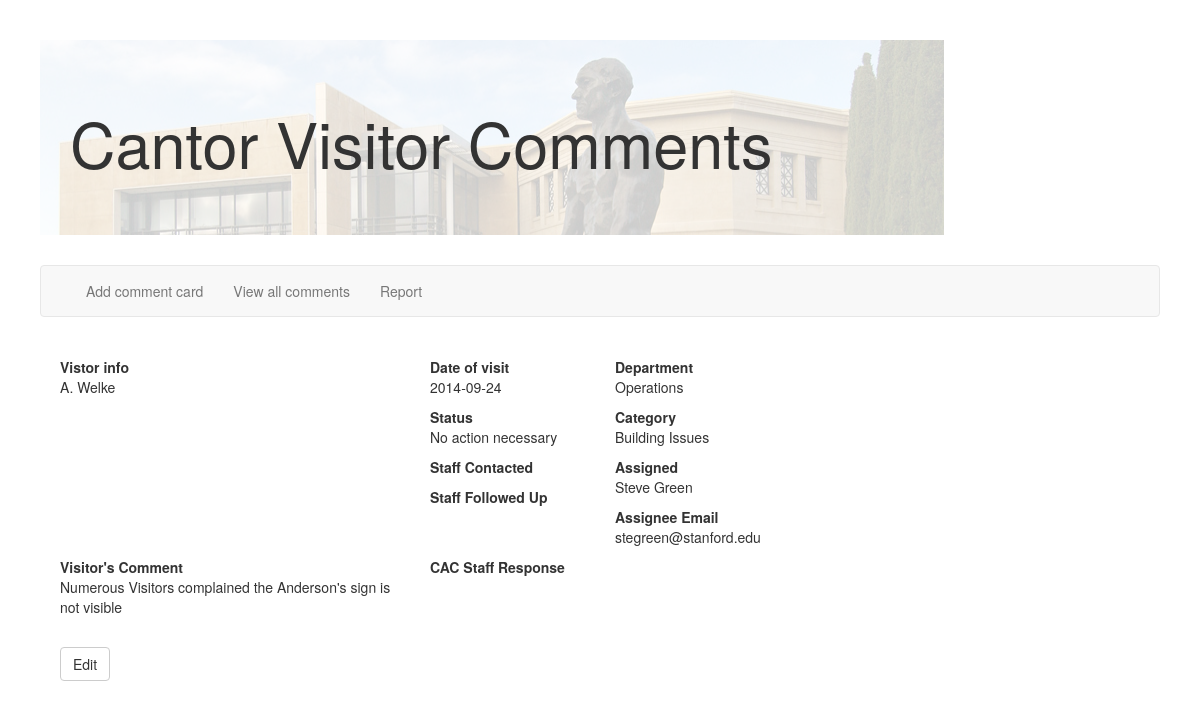
Screenshot of /comment.php?commentID=315 with the database file from the repository.
### tables this page shows
CREATE TABLE Comments(CommentID integer PRIMARY KEY, Date datetime, CommentText varchar, 
Name varchar, Telephone varchar, Email varchar, Status varchar, Department varchar, 
Category varchar, Assignee varchar, AssigneeEmail varchar, ContactDate datetime, FollowUpDate datetime, StaffResponse varchar);

### comment.php (the view, shortened to what this page needs)
<html>
<head>
  <link href="bootstrap/css/bootstrap.min.css" rel="stylesheet">
</head>
<?php
	include ('./cantorsqlitedb.php');
?>
<div class="content">
<?php
  if($_GET["commentID"]) {
    $commentID = $_GET["commentID"];
    try {
      $db->beginTransaction();
      $query = "Select * from Comments where CommentID=" . $commentID;
      $result = $db->query($query);
      $row = $result->fetch();
      $date = $row["Date"];
      $name = $row["Name"];
      $status = $row["Status"];
      $comment = $row["CommentText"];
      $assignee = $row["Assignee"];
      $assignee_email = $row["AssigneeEmail"];
      $department = $row["Department"];
      $category = $row["Category"];
      echo "<div class=\"row\">";
      echo "<div class=\"col-md-4\">";
      echo "<strong>Vistor info</strong>";
      echo "<p>" . $name . "</p>";
      echo "</div>";
      echo "<div class=\"col-md-2\">";
      echo "<strong>Date of visit</strong>";
      echo "<p>" . $date . "</p>";
      echo "<strong>Status</strong>";
      echo "<p>" . $status . "</p>";
      echo "<strong>Staff Contacted</strong>";
      echo "<strong>Staff Followed Up</strong>";
      echo "</div>";
      echo "<div class=\"col-md-2\">";
      echo "<strong>Department</strong>";
      echo "<p>" . $department . "</p>";
      echo "<strong>Category</strong>";
      echo "<p>" . $category . "</p>";
      echo "<strong>Assigned</strong>";
      echo "<p>" . $assignee . "</p>";
      echo "<strong>Assignee Email</strong>";
      echo "<p>" . $assignee_email . "</p>";
      echo "</div>";
      echo "</div>";
      echo "<div class=\"row\">";
      echo "<div class=\"col-md-4\">";
      echo "<strong>Visitor's Comment</strong>";
      echo "<p>". $comment . "</p>";
      echo "</div>";
      echo "<div class=\"col-md-4\">";
      echo "<strong>CAC Staff Response</strong>";
      echo "</div>";
      echo "</div>";
      echo "
        <div class=\"row\">
        <br>
        <div class=\"col-md-4\">
        <form role=\"form\" method=\"GET\" action=\"edit_comment.php\">
          <input type=\"hidden\" name=\"commentID\" value=\"" . $commentID . "\"/>
          <button type=\"submit\" class=\"btn btn-default\">Edit</button>
        </form>
        </div>";
    } catch (Exception $e) {
      echo "<h3>Exception" . $e . "</h3>";
    }
  } else {
    header('Location: http://cgi.stanford.edu/~tsantos/view_comments.php');
  }
?>
</div>
</body>
</html>

### public/css/general.css (style rules this page uses)
body { margin: 40px; }
.content { padding: 20px; }
.jumbotron { position: relative; background: none; }
.jumbotron:after { content:""; background-color:#00ff00; background: url("../images/cantor_jumbotron.jpg"); background-repeat:no-repeat; opacity: 0.2; top: 0; left: 0; bottom: 0; right: 0; position: absolute; z-index: -1; }

### rows the page displays
comments: Name "A. Welke", Date "2014-09-24", Status "No action necessary", Department "Operations", Category "Building Issues", Assignee "Steve Green", AssigneeEmail "stegreen@stanford.edu", CommentText "Numerous Visitors complained the Anderson's sign is not visible"
